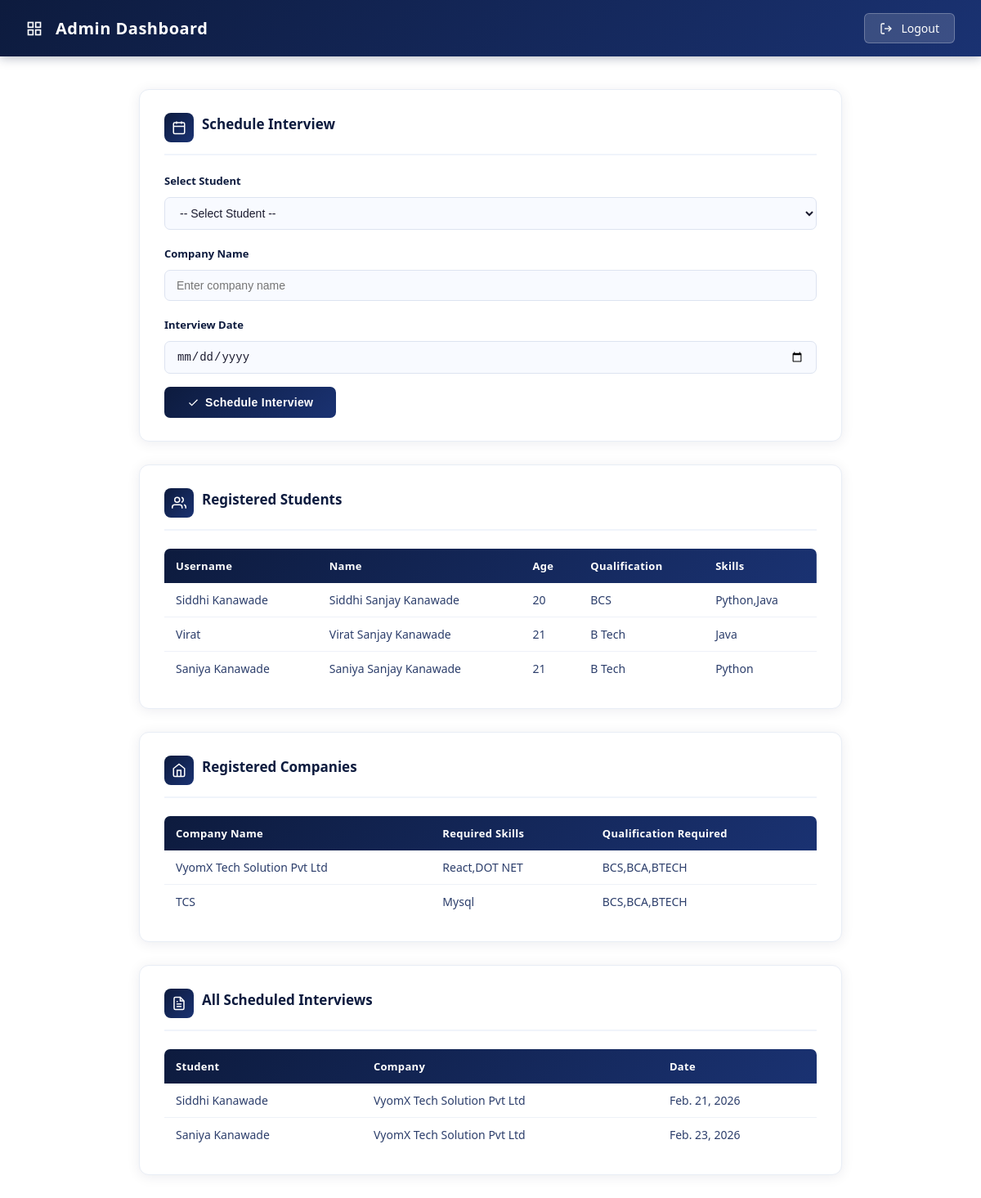
/admin-dashboard/ (signed in), run on the app's committed database.
### main/models.py (models this page shows, shortened)
class Student(models.Model):
    user = models.OneToOneField(User, on_delete=models.CASCADE)
    name = models.CharField(max_length=100, default="")
    age = models.IntegerField(default=0)
    qualification = models.CharField(max_length=100, default="")
    skills = models.TextField(default="")

class Company(models.Model):
    user = models.OneToOneField(User, on_delete=models.CASCADE)
    company_name = models.CharField(max_length=100)
    required_skills = models.TextField()
    qualification_required = models.CharField(max_length=100)

class Interview(models.Model):
    student = models.ForeignKey(Student, on_delete=models.CASCADE)
    company_name = models.CharField(max_length=100)
    interview_date = models.DateField()

### main/views.py (the view, shortened to what this page needs)
# urls.py: path('admin-dashboard/', views.admin_dashboard, name='admin_dashboard'),
@login_required
def admin_dashboard(request):
    if not request.user.is_superuser:
        return redirect("/")
    students = Student.objects.all()
    companies = Company.objects.all()
    interviews = Interview.objects.all()
    success = ""
    return render(request, "main/admin_dashboard.html", {
        "students": students,
        "companies": companies,
        "interviews": interviews,
        "success": success
    })

### main/templates/main/admin_dashboard.html (shortened to what this page needs)
{% extends "main/base.html" %}
{% block navbar %}
<div class="navbar">
    <h1>
        <svg width="20" height="20" viewBox="0 0 24 24" fill="none" stroke="currentColor" stroke-width="2" style="vertical-align:middle; margin-right:8px;">
            <rect x="3" y="3" width="7" height="7"/><rect x="14" y="3" width="7" height="7"/>
            <rect x="14" y="14" width="7" height="7"/><rect x="3" y="14" width="7" height="7"/>
        </svg>
        Admin Dashboard
    </h1>
    <a href="/logout/">
        <svg width="16" height="16" viewBox="0 0 24 24" fill="none" stroke="currentColor" stroke-width="2" style="vertical-align:middle; margin-right:5px;">
            <path d="M9 21H5a2 2 0 0 1-2-2V5a2 2 0 0 1 2-2h4"/>
            <polyline points="16 17 21 12 16 7"/>
            <line x1="21" y1="12" x2="9" y2="12"/>
        </svg>
        Logout
    </a>
</div>
{% endblock %}
{% block content %}
<div class="card">
    <div class="card-header">
        <div class="icon-box">
            <svg width="18" height="18" viewBox="0 0 24 24" fill="none" stroke="currentColor" stroke-width="2">
                <rect x="3" y="4" width="18" height="18" rx="2" ry="2"/>
                <line x1="16" y1="2" x2="16" y2="6"/>
                <line x1="8" y1="2" x2="8" y2="6"/>
                <line x1="3" y1="10" x2="21" y2="10"/>
            </svg>
        </div>
        <h2>Schedule Interview</h2>
    </div>
    <form method="post">
        <label>Select Student</label>
        <select name="student_id">
            <option value="">-- Select Student --</option>
        </select>
        <label>Company Name</label>
        <input name="company_name" placeholder="Enter company name" required>
        <label>Interview Date</label>
        <input type="date" name="date" required>
        <button type="submit">
            <svg width="15" height="15" viewBox="0 0 24 24" fill="none" stroke="currentColor" stroke-width="2">
                <polyline points="20 6 9 17 4 12"/>
            </svg>
            Schedule Interview
        </button>
    </form>
</div>
<div class="card">
    <div class="card-header">
        <div class="icon-box">
            <svg width="18" height="18" viewBox="0 0 24 24" fill="none" stroke="currentColor" stroke-width="2">
                <path d="M17 21v-2a4 4 0 0 0-4-4H5a4 4 0 0 0-4 4v2"/>
                <circle cx="9" cy="7" r="4"/>
                <path d="M23 21v-2a4 4 0 0 0-3-3.87"/>
                <path d="M16 3.13a4 4 0 0 1 0 7.75"/>
            </svg>
        </div>
        <h2>Registered Students</h2>
    </div>
    {% if students %}
    <table>
        <thead>
            <tr>
                <th>Username</th>
                <th>Name</th>
                <th>Age</th>
                <th>Qualification</th>
                <th>Skills</th>
            </tr>
        </thead>
        <tbody>
            {% for s in students %}
            <tr>
                <td>{{ s.user.username }}</td>
                <td>{{ s.name }}</td>
                <td>{{ s.age }}</td>
                <td>{{ s.qualification }}</td>
                <td>{{ s.skills }}</td>
            </tr>
            {% endfor %}
        </tbody>
    </table>
    {% endif %}
</div>
<div class="card">
    <div class="card-header">
        <div class="icon-box">
            <svg width="18" height="18" viewBox="0 0 24 24" fill="none" stroke="currentColor" stroke-width="2">
                <path d="M3 9l9-7 9 7v11a2 2 0 0 1-2 2H5a2 2 0 0 1-2-2z"/>
                <polyline points="9 22 9 12 15 12 15 22"/>
            </svg>
        </div>
        <h2>Registered Companies</h2>
    </div>
    {% if companies %}
    <table>
        <thead>
            <tr>
                <th>Company Name</th>
                <th>Required Skills</th>
                <th>Qualification Required</th>
            </tr>
        </thead>
        <tbody>
            {% for c in companies %}
            <tr>
                <td>{{ c.company_name }}</td>
                <td>{{ c.required_skills }}</td>
                <td>{{ c.qualification_required }}</td>
            </tr>
            {% endfor %}
        </tbody>
    </table>
    {% endif %}
</div>
<div class="card">
    <div class="card-header">
        <div class="icon-box">
            <svg width="18" height="18" viewBox="0 0 24 24" fill="none" stroke="currentColor" stroke-width="2">
                <path d="M14 2H6a2 2 0 0 0-2 2v16a2 2 0 0 0 2 2h12a2 2 0 0 0 2-2V8z"/>
                <polyline points="14 2 14 8 20 8"/>
                <line x1="16" y1="13" x2="8" y2="13"/>
                <line x1="16" y1="17" x2="8" y2="17"/>
                <polyline points="10 9 9 9 8 9"/>
            </svg>
        </div>
        <h2>All Scheduled Interviews</h2>
    </div>
    {% if interviews %}
    <table>
        <thead>
            <tr>
                <th>Student</th>
                <th>Company</th>
                <th>Date</th>
            </tr>
        </thead>
        <tbody>
            {% for i in interviews %}
            <tr>
                <td>{{ i.student.user.username }}</td>
                <td>{{ i.company_name }}</td>
                <td>{{ i.interview_date }}</td>
            </tr>
            {% endfor %}
        </tbody>
    </table>
    {% endif %}
</div>
{% endblock %}

### main/templates/main/base.html (shortened to what this page needs)
<!DOCTYPE html>
<html lang="en">
<head>
</head>
<body>
    {% block navbar %}{% endblock %}
    <div class="container">
        {% block content %}{% endblock %}
    </div>
</body>
</html>

### main/templates/main/base.html (style rules this page uses)
* { margin: 0; padding: 0; box-sizing: border-box; }
body { font-family: 'Segoe UI', sans-serif; background: #ffffff; color: #333; }
.navbar { padding: 15px 30px; display: flex; justify-content: space-between; align-items: center; color: white; }
.navbar h1 { font-size: 20px; display: flex; align-items: center; gap: 8px; }
.navbar a { color: white; text-decoration: none; background: rgba(255,255,255,0.2); padding: 8px 16px; border-radius: 5px; display: flex; align-items: center; gap: 5px; border: 1px solid rgba(255,255,255,0.25); font-size: 14px; transition: background 0.3s; }
.container { max-width: 900px; margin: 40px auto; padding: 0 20px; }
.card { background: white; border-radius: 12px; padding: 30px; box-shadow: 0 2px 16px rgba(0,0,0,0.07); margin-bottom: 25px; border: 1px solid #eef0f5; }
.card-header { display: flex; align-items: center; gap: 10px; margin-bottom: 22px; padding-bottom: 14px; border-bottom: 2px solid #f4f6fb; }
.card-header .icon-box { border-radius: 8px; width: 36px; height: 36px; display: flex; align-items: center; justify-content: center; flex-shrink: 0; }
.card-header .icon-box svg { stroke: white; }
.card-header h2 { font-size: 17px; font-weight: 700; margin: 0; }
.card h2 { margin-bottom: 20px; padding-bottom: 10px; }
input, select, textarea { width: 100%; padding: 10px 14px; margin: 6px 0 15px; border: 1.5px solid #e0e4ef; border-radius: 7px; font-size: 14px; background: #f9faff; transition: border 0.3s, box-shadow 0.3s; }
label { font-weight: 600; font-size: 13px; display: flex; align-items: center; gap: 5px; margin-top: 4px; }
button { color: white; border: none; padding: 11px 28px; border-radius: 7px; cursor: pointer; font-size: 14px; font-weight: 600; letter-spacing: 0.3px; transition: opacity 0.3s, transform 0.2s; display: flex; align-items: center; gap: 7px; }
table { width: 100%; border-collapse: collapse; font-size: 14px; }
th { padding: 12px 14px; text-align: left; font-weight: 600; font-size: 13px; letter-spacing: 0.3px; color: white; }
th:first-child { border-radius: 7px 0 0 0; }
th:last-child { border-radius: 0 7px 0 0; }
td { padding: 11px 14px; border-bottom: 1px solid #eee; }
tr:last-child td { border-bottom: none; }

### data on the page
Student: user.username "Siddhi Kanawade", name "Siddhi Sanjay Kanawade", age "20", qualification "BCS", skills "Python,Java"
Student: user.username "Virat", name "Virat Sanjay Kanawade", age "21", qualification "B Tech", skills "Java"
Student: user.username "Saniya Kanawade", name "Saniya Sanjay Kanawade", age "21", qualification "B Tech", skills "Python"
Company: company_name "VyomX Tech Solution Pvt Ltd", required_skills "React,DOT NET", qualification_required "BCS,BCA,BTECH"
Company: company_name "TCS", required_skills "Mysql", qualification_required "BCS,BCA,BTECH"
Interview: student.user.username "Siddhi Kanawade", company_name "VyomX Tech Solution Pvt Ltd", interview_date "Feb. 21, 2026"
Interview: student.user.username "Saniya Kanawade", company_name "VyomX Tech Solution Pvt Ltd", interview_date "Feb. 23, 2026"
